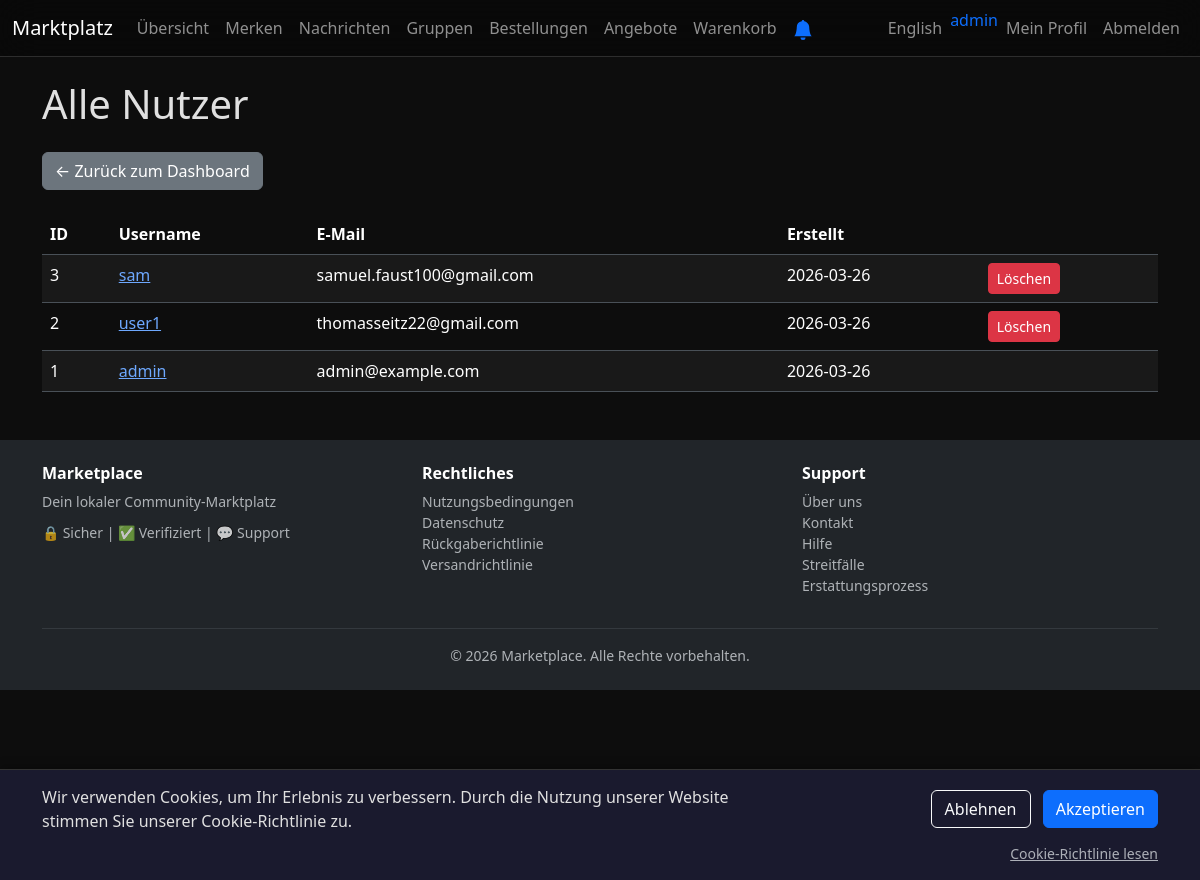
Page /admin/users (signed in) on the committed database.
### tables this page shows
CREATE TABLE users
                  (id INTEGER PRIMARY KEY, username TEXT UNIQUE, email TEXT UNIQUE, password TEXT, description TEXT, profile_picture TEXT, stripe_account_id TEXT, email_notifications INTEGER DEFAULT 1, notify_order INTEGER DEFAULT 1, notify_dispute INTEGER DEFAULT 1, notify_return INTEGER DEFAULT 1, notify_message INTEGER DEFAULT 1, email_verified INTEGER DEFAULT 0, return_address TEXT, verification_token TEXT, verification_sent_at DATETIME, reset_token TEXT, reset_sent_at DATETIME, created_at DATETIME, preferred_language TEXT DEFAULT 'en');

### app.py (the view)
@app.route('/admin/users')
def admin_users():
    if 'user_id' not in session or session.get('username') != 'admin':
        return 'Access denied', 403
    conn = sqlite3.connect('database.db')
    c = conn.cursor()
    c.execute("SELECT id, username, email, created_at FROM users ORDER BY id DESC")
    users = c.fetchall()
    conn.close()
    return render_template('admin_users.html', users=users, unread_messages=get_unread_messages_count(session.get('user_id')))

### app.py (called while the page is built)
@app.before_request
def inject_user_alerts():
    if 'user_id' not in session:
        return
    conn = sqlite3.connect('database.db')
    c = conn.cursor()
    c.execute("SELECT COUNT(*) FROM orders WHERE (buyer_id = ? OR seller_id = ?) AND dispute_status = 'open'",
              (session['user_id'], session['user_id']))
    open_disputes = c.fetchone()[0]
    c.execute("SELECT COUNT(*) FROM reports r JOIN posts p ON r.post_id = p.id WHERE p.user_id = ?",
              (session['user_id'],))
    post_reports = c.fetchone()[0]
    c.execute("SELECT stripe_account_id FROM users WHERE id = ?", (session['user_id'],))
    stripe_result = c.fetchone()
    stripe_connected = stripe_result and stripe_result[0]
    conn.close()
    g.open_disputes = open_disputes
    g.post_reports = post_reports
    g.stripe_connected = stripe_connected

def get_unread_messages_count(user_id):
    if not user_id:
        return 0
    conn = sqlite3.connect('database.db')
    c = conn.cursor()
    c.execute("SELECT COUNT(*) FROM messages WHERE receiver_id = ? AND is_read = 0", (user_id,))
    count = c.fetchone()[0]
    conn.close()
    return count

@app.before_request
def track_visit():
    from flask import request
    ignored_paths = ['/static/', '/webhook/', '/cron/', '/favicon']
    if any(request.path.startswith(p) for p in ignored_paths):
        return
    try:
        conn = sqlite3.connect('database.db')
        c = conn.cursor()
        c.execute("INSERT INTO visits (path, ip_address, user_agent) VALUES (?, ?, ?)",
                   (request.path, request.remote_addr, request.headers.get('User-Agent', '')[:200]))
        conn.commit()
        conn.close()
    except:
        pass

### templates/admin_users.html (shortened to what this page needs)
{% extends "base.html" %}
{% block content %}
<div class="container mt-4">
  <h1 class="mb-4">{% if session.get('lang') == 'de' %}Alle Nutzer{% else %}All Users{% endif %}</h1>
  <div class="mb-4">
    <a href="/admin" class="btn btn-secondary">&larr; {% if session.get('lang') == 'de' %}Zurück zum Dashboard{% else %}Back to Dashboard{% endif %}</a>
  </div>
  {% if users %}
  <table class="table table-striped">
    <thead>
      <tr>
        <th>ID</th>
        <th>{% if session.get('lang') == 'de' %}Username{% else %}Username{% endif %}</th>
        <th>{% if session.get('lang') == 'de' %}E-Mail{% else %}Email{% endif %}</th>
        <th>{% if session.get('lang') == 'de' %}Erstellt{% else %}Created{% endif %}</th>
        <th></th>
      </tr>
    </thead>
    <tbody>
      {% for u in users %}
      <tr>
        <td>{{ u[0] }}</td>
        <td><a href="/profile/{{ u[1] }}">{{ u[1] }}</a></td>
        <td>{{ u[2] }}</td>
                <td>{{ u[3][:10] if u[3] else '-' }}</td>
        <td>
          {% if u[1] != 'admin' %}
          <form method="post" action="/delete_user/{{ u[1] }}" style="display: inline" onsubmit="return confirm('{% if session.get('lang') == 'de' %}Möchten Sie {{ u[1] }} wirklich löschen?{% else %}Are you sure you want to delete {{ u[1] }}?{% endif %}');">
            <button type="submit" class="btn btn-danger btn-sm">{% if session.get('lang') == 'de' %}Löschen{% else %}Delete{% endif %}</button>
          </form>
          {% endif %}
        </td>
      </tr>
      {% endfor %}
    </tbody>
  </table>
  {% else %}
  <p class="text-muted">{% if session.get('lang') == 'de' %}Keine Nutzer gefunden.{% else %}No users found.{% endif %}</p>
  {% endif %}
</div>
{% endblock %}

### templates/base.html (shortened to what this page needs)
<!doctype html>
<html lang="en" data-bs-theme="dark">
  <head>
    <link
      href="https://cdn.jsdelivr.net/npm/bootstrap@5.3.3/dist/css/bootstrap.min.css"
      rel="stylesheet"
    />
  </head>
  <body>
    <div class="content-wrapper">
      <nav class="navbar navbar-expand-lg navbar-dark bg-dark fixed-top">
        <div class="container-fluid">
          <a class="navbar-brand brand-center" href="/"
            >{% if session.get('lang') == 'de' %}Marktplatz{% else
            %}Marketplace{% endif %}</a
          >
          <div class="collapse navbar-collapse nav-items" id="navbarNav">
            <ul class="navbar-nav me-auto">
              <li class="nav-item">
                <a id="nav-dashboard" class="nav-link text-nowrap" href="/dashboard"
                  >{% if session.get('lang') == 'de' %}Übersicht{% else
                  %}Dashboard{% endif %}</a
                >
              </li>
              <li class="nav-item">
                <a id="nav-notices" class="nav-link text-nowrap" href="/notices"
                  >{% if session.get('lang') == 'de' %}Merken{% else %}Notices{%
                  endif %}</a
                >
              </li>
              <li class="nav-item">
                <a id="nav-messages" class="nav-link text-nowrap" href="/messages"
                  >{% if session.get('lang') == 'de' %}Nachrichten{% else
                  %}Messages{% endif %}</a
                >
              </li>
              <li class="nav-item">
                <a id="nav-groups" class="nav-link text-nowrap" href="/groups"
                  >{% if session.get('lang') == 'de' %}Gruppen{% else %}Groups{%
                  endif %}</a
                >
              </li>
              <li class="nav-item">
                <a id="nav-orders" class="nav-link text-nowrap" href="/orders"
                  >{% if session.get('lang') == 'de' %}Bestellungen{% else
                  %}Orders{% endif %}{% if pending_orders > 0 %}<span class="badge bg-info ms-1">{{ pending_orders }}</span>{% endif %}</a
                >
              </li>
              <li class="nav-item">
                <a id="nav-offers" class="nav-link text-nowrap" href="/my-offers"
                  >{% if session.get('lang') == 'de' %}Angebote{% else %}Offers{% endif %}{% if pending_offers > 0 %}<span class="badge bg-danger ms-1">{{ pending_offers }}</span>{% endif %}</a
                >
              </li>
              <li class="nav-item">
                <a id="nav-cart" class="nav-link text-nowrap" href="/cart"
                  >{% if session.get('lang') == 'de' %}Warenkorb{% else %}Cart{% endif %}
                  {% if cart_count > 0 %}<span class="badge bg-danger ms-1">{{ cart_count }}</span>{% endif %}</a
                >
              </li>
              {% if session.get('user_id') %}
              <li class="nav-item">
                <button id="notification-btn" class="btn btn-link nav-link text-nowrap" onclick="requestNotificationPermission()" title="{% if session.get('lang') == 'de' %}Benachrichtigungen aktivieren{% else %}Enable notifications{% endif %}">
                  <svg xmlns="http://www.w3.org/2000/svg" width="20" height="20" fill="#0d6efd" viewBox="0 0 16 16">
                    <path d="M8 16a2 2 0 0 0 2-2H6a2 2 0 0 0 2 2zm.995-14.901a1 1 0 1 0-1.99 0A5.002 5.002 0 0 0 3 6c0 1.098-.5 6-2 7h14c-1.5-1-2-5.902-2-7 0-2.42-1.72-4.44-4.005-4.901z"/>
                  </svg>
                </button>
              </li>
              {% endif %}
            </ul>
            <ul class="navbar-nav">
              <li class="nav-item">
                <a id="nav-language"
                  class="nav-link text-nowrap"
                  href="/switch_lang?lang={% if session.get('lang') == 'de' %}en{% else %}de{% endif %}"
                  >{% if session.get('lang') == 'de' %}English{% else
                  %}Deutsch{% endif %}</a
                >
              </li>
              {% if session.get('user_id') %}
              <li class="nav-item">
                <span class="navbar-text text-primary"
                  >{{ current_username }}</span
                >
              </li>
              <li class="nav-item">
                <a id="nav-profile"
                  class="nav-link text-nowrap"
                  href="/profile/{{ current_username }}"
                  >{% if session.get('lang') == 'de' %}Mein Profil{% else %}My
                  Profile{% endif %}</a
                >
              </li>
              <li class="nav-item">
                <a id="nav-logout" class="nav-link text-nowrap" href="/logout"
                  >{% if session.get('lang') == 'de' %}Abmelden{% else
                  %}Logout{% endif %}</a
                >
              </li>
              {% endif %}
            </ul>
          </div>
        </div>
      </nav>
      {% block content %}{% endblock %}
    </div>
    <div id="cookie-consent-banner">
      <div class="container">
        <div class="row align-items-center">
          <div class="col-md-8 mb-2 mb-md-0">
            <p class="mb-0" id="cookie-message">
              {% if session.get('lang') == 'de' %}
              Wir verwenden Cookies, um Ihr Erlebnis zu verbessern. Durch die Nutzung unserer Website stimmen Sie unserer Cookie-Richtlinie zu.
              {% else %}
              We use cookies to enhance your experience. By using our website, you agree to our Cookie Policy.
              {% endif %}
            </p>
          </div>
          <div class="col-md-4 text-md-end">
            <button type="button" class="btn btn-outline-light cookie-btn me-2" id="cookie-reject" onclick="handleCookieConsent('reject')">
              {% if session.get('lang') == 'de' %}Ablehnen{% else %}Reject{% endif %}
            </button>
            <button type="button" class="btn btn-primary cookie-btn" id="cookie-accept" onclick="handleCookieConsent('accept')">
              {% if session.get('lang') == 'de' %}Akzeptieren{% else %}Accept{% endif %}
            </button>
          </div>
        </div>
        <div class="row mt-2">
          <div class="col-12 text-end">
            <a href="/cookie-policy" class="text-muted small">
              {% if session.get('lang') == 'de' %}Cookie-Richtlinie lesen{% else %}Read Cookie Policy{% endif %}
            </a>
          </div>
        </div>
      </div>
    </div>
    <footer class="bg-dark text-white py-4 mt-5">
      <div class="container">
        <div class="row">
          <div class="col-md-4 mb-3 mb-md-0">
            <h6 class="fw-bold mb-2">Marketplace</h6>
            <p class="text-muted small mb-0">{% if session.get('lang') == 'de' %}Dein lokaler Community-Marktplatz{% else %}Your local community marketplace{% endif %}</p>
            <div class="mt-2">
              <small class="text-muted">🔒 {% if session.get('lang') == 'de' %}Sicher{% else %}Secure{% endif %} | ✅ {% if session.get('lang') == 'de' %}Verifiziert{% else %}Verified{% endif %} | 💬 {% if session.get('lang') == 'de' %}Support{% else %}Support{% endif %}</small>
            </div>
          </div>
          <div class="col-md-4 mb-3 mb-md-0">
            <h6 class="fw-bold mb-2">{% if session.get('lang') == 'de' %}Rechtliches{% else %}Legal{% endif %}</h6>
            <ul class="list-unstyled small">
              <li><a href="/terms" class="text-muted text-decoration-none">{% if session.get('lang') == 'de' %}Nutzungsbedingungen{% else %}Terms of Use{% endif %}</a></li>
              <li><a href="/privacy" class="text-muted text-decoration-none">{% if session.get('lang') == 'de' %}Datenschutz{% else %}Privacy Policy{% endif %}</a></li>
              <li><a href="/refund-policy" class="text-muted text-decoration-none">{% if session.get('lang') == 'de' %}Rückgaberichtlinie{% else %}Refund Policy{% endif %}</a></li>
              <li><a href="/shipping-policy" class="text-muted text-decoration-none">{% if session.get('lang') == 'de' %}Versandrichtlinie{% else %}Shipping Policy{% endif %}</a></li>
            </ul>
          </div>
          <div class="col-md-4">
            <h6 class="fw-bold mb-2">{% if session.get('lang') == 'de' %}Support{% else %}Support{% endif %}</h6>
            <ul class="list-unstyled small">
              <li><a href="/about" class="text-muted text-decoration-none">{% if session.get('lang') == 'de' %}Über uns{% else %}About Us{% endif %}</a></li>
              <li><a href="/contact" class="text-muted text-decoration-none">{% if session.get('lang') == 'de' %}Kontakt{% else %}Contact Us{% endif %}</a></li>
              <li><a href="/chat/admin" class="text-muted text-decoration-none">{% if session.get('lang') == 'de' %}Hilfe{% else %}Help{% endif %}</a></li>
              <li><a href="/dispute-policy" class="text-muted text-decoration-none">{% if session.get('lang') == 'de' %}Streitfälle{% else %}Disputes{% endif %}</a></li>
              <li><a href="/refund-flow" class="text-muted text-decoration-none">{% if session.get('lang') == 'de' %}Erstattungsprozess{% else %}Refund Process{% endif %}</a></li>
            </ul>
          </div>
        </div>
        <hr class="my-3 border-secondary">
        <p class="text-center text-muted small mb-0">© 2026 Marketplace. {% if session.get('lang') == 'de' %}Alle Rechte vorbehalten.{% else %}All rights reserved.{% endif %}</p>
      </div>
    </footer>
  </body>
</html>

### rows in the picture
users: username "admin", id "1", email "admin@example.com", created_at "2026-03-26"
users: id "3", username "sam", email "samuel.faust100@gmail.com", created_at "2026-03-26", shows "Löschen"
users: id "2", username "user1", email "thomasseitz22@gmail.com", created_at "2026-03-26", shows "Löschen"
